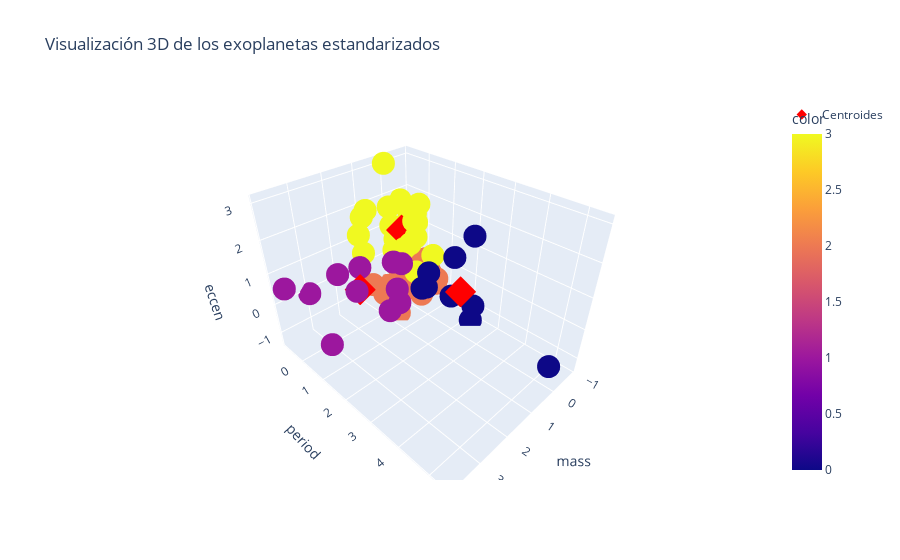

Source (notebook cell):
### Code cell
fig = px.scatter_3d(df_standard, x='mass', y='period', z='eccen', color=etiquetas, title='Visualización 3D de los exoplanetas estandarizados')
fig.add_trace(go.Scatter3d(
    x=centroides[:, 0],
    y=centroides[:, 1],
    z=centroides[:, 2],
    mode='markers',
    marker=dict(size=8, color='red', symbol='diamond'),
    name='Centroides'
))
fig.show()
